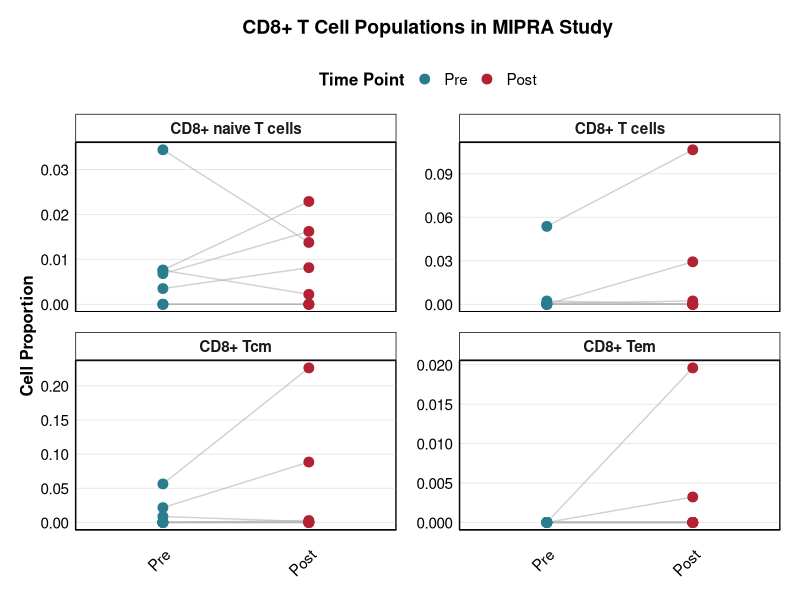

Recreate this plot in R.
# Load required libraries
library(ggplot2)
library(dplyr)
library(tidyr)
library(patchwork)  # For combining plots

# Read the xCell results files
mipra_xcell <- read.csv("deconvolution/xCell/MIPRA_xCell_results.csv", row.names = 1)
telepristone_xcell <- read.csv("deconvolution/xCell/Telepristone_GSE126765_xCell_results.csv", row.names = 1)

# Print column names to check available cell types
print("Available cell types in MIPRA dataset:")
print(colnames(mipra_xcell))

# Add a column to identify the dataset source
mipra_xcell$Dataset <- "MIPRA"
telepristone_xcell$Dataset <- "Telepristone"

## Defining Cell Population Lists ##

# CD4 T cells
cd4_populations <- c(
  "CD4..naive.T.cells",
  "CD4..memory.T.cells",
  "CD4..T.cells",
  "CD4..Tcm",
  "CD4..Tem",
  "Th1.cells",
  "Th2.cells",
  "Tregs"
)

# CD8 T cells
cd8_populations <- c(
  "CD8..T.cells",
  "CD8..Tcm",
  "CD8..Tem",
  "CD8..naive.T.cells"
)

# NK cells
nk_populations <- c(
  "NK.cells",
  "NKT"
)

# B cells
b_populations <- c(
  "B.cells",
  "naive.B.cells",
  "pro.B.cells",
  "Memory.B.cells",
  "Class.switched.memory.B.cells",
  "Plasma.cells"
)

# Myeloid cells
myeloid_populations <- c(
  "Monocytes",
  "Macrophages",
  "Macrophages.M1",
  "Macrophages.M2",
  "DC",
  "cDC",
  "pDC",
  "iDC",
  "aDC"
)

# Granulocytes
granulocyte_populations <- c(
  "Neutrophils",
  "Basophils",
  "Eosinophils",
  "Mast.cells"
)

# Endothelial cells
endothelial_populations <- c(
  "Endothelial.cells",
  "ly.Endothelial.cells",
  "mv.Endothelial.cells"
)

# Epithelial cells
epithelial_populations <- c(
  "Epithelial.cells"
)

# Stromal cells
stromal_populations <- c(
  "Fibroblasts",
  "MSC",
  "Pericytes"
)

#Compiled Scores ## 
compiled_scores <- c(
  "ImmuneScore",
  "StromaScore",
  "MicroenvironmentScore"
)

## Creating Cell Type-Specific Dataframes ##

# Function to extract cell populations and add cell type label
create_cell_df <- function(data, cell_populations, cell_type_name) {
  df <- data %>%
    select(all_of(c(cell_populations, "Dataset"))) %>%
    pivot_longer(cols = all_of(cell_populations),
                names_to = "Cell_Population",
                values_to = "Score") %>%
    mutate(Cell_Type = cell_type_name)
  return(df)
}

# Create individual dataframes for each cell type
cd4_df <- rbind(
  create_cell_df(mipra_xcell, cd4_populations, "CD4 T cells"),
  create_cell_df(telepristone_xcell, cd4_populations, "CD4 T cells")
)

cd8_df <- rbind(
  create_cell_df(mipra_xcell, cd8_populations, "CD8 T cells"),
  create_cell_df(telepristone_xcell, cd8_populations, "CD8 T cells")
)

nk_df <- rbind(
  create_cell_df(mipra_xcell, nk_populations, "NK cells"),
  create_cell_df(telepristone_xcell, nk_populations, "NK cells")
)

b_df <- rbind(
  create_cell_df(mipra_xcell, b_populations, "B cells"),
  create_cell_df(telepristone_xcell, b_populations, "B cells")
)

myeloid_df <- rbind(
  create_cell_df(mipra_xcell, myeloid_populations, "Myeloid cells"),
  create_cell_df(telepristone_xcell, myeloid_populations, "Myeloid cells")
)

granulocyte_df <- rbind(
  create_cell_df(mipra_xcell, granulocyte_populations, "Granulocytes"),
  create_cell_df(telepristone_xcell, granulocyte_populations, "Granulocytes")
)

endothelial_df <- rbind(
  create_cell_df(mipra_xcell, endothelial_populations, "Endothelial cells"),
  create_cell_df(telepristone_xcell, endothelial_populations, "Endothelial cells")
)

epithelial_df <- rbind(
  create_cell_df(mipra_xcell, epithelial_populations, "Epithelial cells"),
  create_cell_df(telepristone_xcell, epithelial_populations, "Epithelial cells")
)

stromal_df <- rbind(
  create_cell_df(mipra_xcell, stromal_populations, "Stromal cells"),
  create_cell_df(telepristone_xcell, stromal_populations, "Stromal cells")
)

# Create compiled scores dataframe
compiled_df <- rbind(
  create_cell_df(mipra_xcell, compiled_scores, "Compiled Scores"),
  create_cell_df(telepristone_xcell, compiled_scores, "Compiled Scores")
)

# Combine all dataframes into one master dataframe
all_cells_df <- rbind(
  cd4_df,
  cd8_df,
  nk_df,
  b_df,
  myeloid_df,
  granulocyte_df,
  endothelial_df,
  epithelial_df,
  stromal_df,
  compiled_df
)


## Defining Patient Populations by Trial## 

#MIPRA 
# Create a list of patient IDs with their pre and post treatment samples
# and their response status
mipra_patient_samples <- list(
    M062 = list(samples = c(pre = "M062B", post = "M062S"), response = "Response"),
    M070 = list(samples = c(pre = "M070B", post = "M070S"), response = "Response"),
    M073 = list(samples = c(pre = "M073B", post = "M073S"), response = "Non-response"),
    M077 = list(samples = c(pre = "M077B", post = "M077S"), response = "Response"),
    M090 = list(samples = c(pre = "M090B", post = "M090S"), response = "Non-response"),
    M094 = list(samples = c(pre = "M094B", post = "M094S"), response = "Non-response"),
    M105 = list(samples = c(pre = "M105B", post = "M105S"), response = "Non-response"),
    M140 = list(samples = c(pre = "M140B", post = "M140S"), response = "Response")
)

#Telepristone 
# Create a list of samples with their clinical information
telepristone_samples <- list(
    GSM3612340 = list(specimen_type = "core needle biospy", treatment = "placebo", er_status = "high positive", pr_status = "high positive", menopause = "postmenopausal"),
    GSM3612341 = list(specimen_type = "surgical specimen", treatment = "placebo", er_status = "high positive", pr_status = "high positive", menopause = "postmenopausal"),
    GSM3612342 = list(specimen_type = "core needle biospy", treatment = "placebo", er_status = "high positive", pr_status = "negative", menopause = "postmenopausal"),
    GSM3612343 = list(specimen_type = "surgical specimen", treatment = "placebo", er_status = "high positive", pr_status = "negative", menopause = "postmenopausal"),
    GSM3612344 = list(specimen_type = "core needle biospy", treatment = "TPA", er_status = "high positive", pr_status = "low positive", menopause = "premenopausal"),
    GSM3612345 = list(specimen_type = "surgical specimen", treatment = "TPA", er_status = "high positive", pr_status = "low positive", menopause = "premenopausal"),
    GSM3612346 = list(specimen_type = "core needle biospy", treatment = "placebo", er_status = "high positive", pr_status = "high positive", menopause = "premenopausal"),
    GSM3612347 = list(specimen_type = "surgical specimen", treatment = "placebo", er_status = "high positive", pr_status = "high positive", menopause = "premenopausal"),
    GSM3612348 = list(specimen_type = "core needle biospy", treatment = "TPA", er_status = "high positive", pr_status = "high positive", menopause = "postmenopausal"),
    GSM3612349 = list(specimen_type = "surgical specimen", treatment = "TPA", er_status = "high positive", pr_status = "high positive", menopause = "postmenopausal"),
    GSM3612350 = list(specimen_type = "core needle biospy", treatment = "placebo", er_status = "high positive", pr_status = "high positive", menopause = "postmenopausal"),
    GSM3612351 = list(specimen_type = "surgical specimen", treatment = "placebo", er_status = "high positive", pr_status = "high positive", menopause = "postmenopausal"),
    GSM3612352 = list(specimen_type = "core needle biospy", treatment = "TPA", er_status = "high positive", pr_status = "negative", menopause = "premenopausal"),
    GSM3612353 = list(specimen_type = "surgical specimen", treatment = "TPA", er_status = "high positive", pr_status = "negative", menopause = "premenopausal"),
    GSM3612354 = list(specimen_type = "core needle biospy", treatment = "placebo", er_status = "high positive", pr_status = "high positive", menopause = "postmenopausal"),
    GSM3612355 = list(specimen_type = "surgical specimen", treatment = "placebo", er_status = "high positive", pr_status = "high positive", menopause = "postmenopausal"),
    GSM3612356 = list(specimen_type = "core needle biospy", treatment = "TPA", er_status = "high positive", pr_status = "high positive", menopause = "postmenopausal"),
    GSM3612357 = list(specimen_type = "surgical specimen", treatment = "TPA", er_status = "high positive", pr_status = "high positive", menopause = "postmenopausal"),
    GSM3612358 = list(specimen_type = "core needle biospy", treatment = "TPA", er_status = "high positive", pr_status = "low positive", menopause = "postmenopausal"),
    GSM3612359 = list(specimen_type = "surgical specimen", treatment = "TPA", er_status = "high positive", pr_status = "low positive", menopause = "postmenopausal"),
    GSM3612360 = list(specimen_type = "core needle biospy", treatment = "placebo", er_status = "high positive", pr_status = "high positive", menopause = "postmenopausal"),
    GSM3612361 = list(specimen_type = "surgical specimen", treatment = "placebo", er_status = "high positive", pr_status = "high positive", menopause = "postmenopausal"),
    GSM3612362 = list(specimen_type = "core needle biospy", treatment = "TPA", er_status = "high positive", pr_status = "high positive", menopause = "premenopausal"),
    GSM3612363 = list(specimen_type = "surgical specimen", treatment = "TPA", er_status = "high positive", pr_status = "high positive", menopause = "premenopausal"),
    GSM3612364 = list(specimen_type = "core needle biospy", treatment = "placebo", er_status = "high positive", pr_status = "high positive", menopause = "postmenopausal"),
    GSM3612365 = list(specimen_type = "surgical specimen", treatment = "placebo", er_status = "high positive", pr_status = "high positive", menopause = "postmenopausal"),
    GSM3612366 = list(specimen_type = "core needle biospy", treatment = "placebo", er_status = "negative", pr_status = "negative", menopause = "postmenopausal"),
    GSM3612367 = list(specimen_type = "surgical specimen", treatment = "placebo", er_status = "negative", pr_status = "negative", menopause = "postmenopausal"),
    GSM3612368 = list(specimen_type = "core needle biospy", treatment = "TPA", er_status = "high positive", pr_status = "high positive", menopause = "postmenopausal"),
    GSM3612369 = list(specimen_type = "surgical specimen", treatment = "TPA", er_status = "high positive", pr_status = "high positive", menopause = "postmenopausal"),
    GSM3612370 = list(specimen_type = "core needle biospy", treatment = "placebo", er_status = "high positive", pr_status = "high positive", menopause = "premenopausal"),
    GSM3612371 = list(specimen_type = "surgical specimen", treatment = "placebo", er_status = "high positive", pr_status = "high positive", menopause = "premenopausal"),
    GSM3612372 = list(specimen_type = "core needle biospy", treatment = "TPA", er_status = "negative", pr_status = "negative", menopause = "premenopausal"),
    GSM3612373 = list(specimen_type = "surgical specimen", treatment = "TPA", er_status = "negative", pr_status = "negative", menopause = "premenopausal"),
    GSM3612374 = list(specimen_type = "core needle biospy", treatment = "placebo", er_status = "high positive", pr_status = "high positive", menopause = "premenopausal"),
    GSM3612375 = list(specimen_type = "surgical specimen", treatment = "placebo", er_status = "high positive", pr_status = "high positive", menopause = "premenopausal"),
    GSM3612376 = list(specimen_type = "core needle biospy", treatment = "placebo", er_status = "high positive", pr_status = "high positive", menopause = "premenopausal"),
    GSM3612377 = list(specimen_type = "surgical specimen", treatment = "placebo", er_status = "high positive", pr_status = "high positive", menopause = "premenopausal"),
    GSM3612378 = list(specimen_type = "core needle biospy", treatment = "placebo", er_status = "high positive", pr_status = "high positive", menopause = "postmenopausal"),
    GSM3612379 = list(specimen_type = "surgical specimen", treatment = "placebo", er_status = "high positive", pr_status = "high positive", menopause = "postmenopausal"),
    GSM3612380 = list(specimen_type = "core needle biospy", treatment = "TPA", er_status = "high positive", pr_status = "high positive", menopause = "postmenopausal"),
    GSM3612381 = list(specimen_type = "surgical specimen", treatment = "TPA", er_status = "high positive", pr_status = "high positive", menopause = "postmenopausal"),
    GSM3612382 = list(specimen_type = "core needle biospy", treatment = "placebo", er_status = "high positive", pr_status = "high positive", menopause = "postmenopausal"),
    GSM3612383 = list(specimen_type = "surgical specimen", treatment = "placebo", er_status = "high positive", pr_status = "high positive", menopause = "postmenopausal"),
    GSM3612384 = list(specimen_type = "core needle biospy", treatment = "TPA", er_status = "high positive", pr_status = "high positive", menopause = "premenopausal"),
    GSM3612385 = list(specimen_type = "surgical specimen", treatment = "TPA", er_status = "high positive", pr_status = "high positive", menopause = "premenopausal"),
    GSM3612386 = list(specimen_type = "core needle biospy", treatment = "placebo", er_status = "high positive", pr_status = "high positive", menopause = "premenopausal"),
    GSM3612387 = list(specimen_type = "surgical specimen", treatment = "placebo", er_status = "high positive", pr_status = "high positive", menopause = "premenopausal"),
    GSM3612388 = list(specimen_type = "core needle biospy", treatment = "TPA", er_status = "high positive", pr_status = "high positive", menopause = "postmenopausal"),
    GSM3612389 = list(specimen_type = "surgical specimen", treatment = "TPA", er_status = "high positive", pr_status = "high positive", menopause = "postmenopausal"),
    GSM3612390 = list(specimen_type = "core needle biospy", treatment = "TPA", er_status = "high positive", pr_status = "negative", menopause = "premenopausal"),
    GSM3612391 = list(specimen_type = "surgical specimen", treatment = "TPA", er_status = "high positive", pr_status = "negative", menopause = "premenopausal"),
    GSM3612392 = list(specimen_type = "core needle biospy", treatment = "placebo", er_status = "high positive", pr_status = "high positive", menopause = "premenopausal"),
    GSM3612393 = list(specimen_type = "surgical specimen", treatment = "placebo", er_status = "high positive", pr_status = "high positive", menopause = "premenopausal"),
    GSM3612394 = list(specimen_type = "core needle biospy", treatment = "placebo", er_status = "high positive", pr_status = "high positive", menopause = "premenopausal"),
    GSM3612395 = list(specimen_type = "surgical specimen", treatment = "placebo", er_status = "high positive", pr_status = "high positive", menopause = "premenopausal"),
    GSM3612396 = list(specimen_type = "core needle biospy", treatment = "TPA", er_status = "high positive", pr_status = "high positive", menopause = "premenopausal"),
    GSM3612397 = list(specimen_type = "surgical specimen", treatment = "TPA", er_status = "high positive", pr_status = "high positive", menopause = "premenopausal"),
    GSM3612398 = list(specimen_type = "core needle biospy", treatment = "TPA", er_status = "high positive", pr_status = "high positive", menopause = "premenopausal"),
    GSM3612399 = list(specimen_type = "surgical specimen", treatment = "TPA", er_status = "high positive", pr_status = "high positive", menopause = "premenopausal"),
    GSM3612400 = list(specimen_type = "core needle biospy", treatment = "placebo", er_status = "high positive", pr_status = "high positive", menopause = "postmenopausal"),
    GSM3612401 = list(specimen_type = "surgical specimen", treatment = "placebo", er_status = "high positive", pr_status = "high positive", menopause = "postmenopausal"),
    GSM3612402 = list(specimen_type = "core needle biospy", treatment = "TPA", er_status = "high positive", pr_status = "high positive", menopause = "premenopausal"),
    GSM3612403 = list(specimen_type = "surgical specimen", treatment = "TPA", er_status = "high positive", pr_status = "high positive", menopause = "premenopausal"),
    GSM3612404 = list(specimen_type = "core needle biospy", treatment = "placebo", er_status = "high positive", pr_status = "high positive", menopause = "premenopausal"),
    GSM3612405 = list(specimen_type = "surgical specimen", treatment = "placebo", er_status = "high positive", pr_status = "high positive", menopause = "premenopausal"),
    GSM3612406 = list(specimen_type = "core needle biospy", treatment = "placebo", er_status = "high positive", pr_status = "high positive", menopause = "premenopausal"),
    GSM3612407 = list(specimen_type = "surgical specimen", treatment = "placebo", er_status = "high positive", pr_status = "high positive", menopause = "premenopausal"),
    GSM3612408 = list(specimen_type = "core needle biospy", treatment = "TPA", er_status = "high positive", pr_status = "high positive", menopause = "premenopausal"),
    GSM3612409 = list(specimen_type = "surgical specimen", treatment = "TPA", er_status = "high positive", pr_status = "high positive", menopause = "premenopausal"),
    GSM3612410 = list(specimen_type = "core needle biospy", treatment = "placebo", er_status = "high positive", pr_status = "high positive", menopause = "postmenopausal"),
    GSM3612411 = list(specimen_type = "surgical specimen", treatment = "placebo", er_status = "high positive", pr_status = "high positive", menopause = "postmenopausal"),
    GSM3612412 = list(specimen_type = "core needle biospy", treatment = "TPA", er_status = "high positive", pr_status = "high positive", menopause = "premenopausal"),
    GSM3612413 = list(specimen_type = "surgical specimen", treatment = "TPA", er_status = "high positive", pr_status = "high positive", menopause = "premenopausal"),
    GSM3612414 = list(specimen_type = "core needle biospy", treatment = "placebo", er_status = "high positive", pr_status = "high positive", menopause = "premenopausal"),
    GSM3612415 = list(specimen_type = "surgical specimen", treatment = "placebo", er_status = "high positive", pr_status = "high positive", menopause = "premenopausal"),
    GSM3612416 = list(specimen_type = "core needle biospy", treatment = "TPA", er_status = "high positive", pr_status = "high positive", menopause = "premenopausal"),
    GSM3612417 = list(specimen_type = "surgical specimen", treatment = "TPA", er_status = "high positive", pr_status = "high positive", menopause = "premenopausal"),
    GSM3612418 = list(specimen_type = "core needle biospy", treatment = "placebo", er_status = "high positive", pr_status = "high positive", menopause = "premenopausal"),
    GSM3612419 = list(specimen_type = "surgical specimen", treatment = "placebo", er_status = "high positive", pr_status = "high positive", menopause = "premenopausal"),
    GSM3612420 = list(specimen_type = "core needle biospy", treatment = "TPA", er_status = "high positive", pr_status = "high positive", menopause = "premenopausal"),
    GSM3612421 = list(specimen_type = "surgical specimen", treatment = "TPA", er_status = "high positive", pr_status = "high positive", menopause = "premenopausal"),
    GSM3612422 = list(specimen_type = "core needle biospy", treatment = "TPA", er_status = "high positive", pr_status = "high positive", menopause = "premenopausal"),
    GSM3612423 = list(specimen_type = "surgical specimen", treatment = "TPA", er_status = "high positive", pr_status = "high positive", menopause = "premenopausal"),
    GSM3612424 = list(specimen_type = "core needle biospy", treatment = "TPA", er_status = "high positive", pr_status = "high positive", menopause = "premenopausal"),
    GSM3612425 = list(specimen_type = "surgical specimen", treatment = "TPA", er_status = "high positive", pr_status = "high positive", menopause = "premenopausal"),
    GSM3612426 = list(specimen_type = "core needle biospy", treatment = "TPA", er_status = "high positive", pr_status = "high positive", menopause = "premenopausal"),
    GSM3612427 = list(specimen_type = "surgical specimen", treatment = "TPA", er_status = "high positive", pr_status = "high positive", menopause = "premenopausal"),
    GSM3612428 = list(specimen_type = "core needle biospy", treatment = "TPA", er_status = "high positive", pr_status = "high positive", menopause = "premenopausal"),
    GSM3612429 = list(specimen_type = "surgical specimen", treatment = "TPA", er_status = "high positive", pr_status = "high positive", menopause = "premenopausal"),
    GSM3612430 = list(specimen_type = "core needle biospy", treatment = "TPA", er_status = "high positive", pr_status = "high positive", menopause = "premenopausal"),
    GSM3612431 = list(specimen_type = "surgical specimen", treatment = "TPA", er_status = "high positive", pr_status = "high positive", menopause = "premenopausal"),
    GSM3612432 = list(specimen_type = "core needle biospy", treatment = "TPA", er_status = "high positive", pr_status = "high positive", menopause = "premenopausal"),
    GSM3612433 = list(specimen_type = "surgical specimen", treatment = "TPA", er_status = "high positive", pr_status = "high positive", menopause = "premenopausal"),
    GSM3612434 = list(specimen_type = "core needle biospy", treatment = "TPA", er_status = "high positive", pr_status = "high positive", menopause = "premenopausal"),
    GSM3612435 = list(specimen_type = "surgical specimen", treatment = "TPA", er_status = "high positive", pr_status = "high positive", menopause = "premenopausal"),
    GSM3612436 = list(specimen_type = "core needle biospy", treatment = "TPA", er_status = "high positive", pr_status = "high positive", menopause = "premenopausal"),
    GSM3612437 = list(specimen_type = "surgical specimen", treatment = "TPA", er_status = "high positive", pr_status = "high positive", menopause = "premenopausal"),
    GSM3612438 = list(specimen_type = "core needle biospy", treatment = "TPA", er_status = "high positive", pr_status = "high positive", menopause = "premenopausal"),
    GSM3612439 = list(specimen_type = "surgical specimen", treatment = "TPA", er_status = "high positive", pr_status = "high positive", menopause = "premenopausal"),
    GSM3612440 = list(specimen_type = "core needle biospy", treatment = "TPA", er_status = "high positive", pr_status = "high positive", menopause = "premenopausal"),
    GSM3612441 = list(specimen_type = "surgical specimen", treatment = "TPA", er_status = "high positive", pr_status = "high positive", menopause = "premenopausal"),
    GSM3612442 = list(specimen_type = "core needle biospy", treatment = "TPA", er_status = "high positive", pr_status = "high positive", menopause = "premenopausal"),
    GSM3612443 = list(specimen_type = "surgical specimen", treatment = "TPA", er_status = "high positive", pr_status = "high positive", menopause = "premenopausal"),
    GSM3612444 = list(specimen_type = "core needle biospy", treatment = "TPA", er_status = "high positive", pr_status = "high positive", menopause = "premenopausal"),
    GSM3612445 = list(specimen_type = "surgical specimen", treatment = "TPA", er_status = "high positive", pr_status = "high positive", menopause = "premenopausal"),
    GSM3612446 = list(specimen_type = "core needle biospy", treatment = "TPA", er_status = "high positive", pr_status = "high positive", menopause = "premenopausal"),
    GSM3612447 = list(specimen_type = "surgical specimen", treatment = "TPA", er_status = "high positive", pr_status = "high positive", menopause = "premenopausal"),
    GSM3612448 = list(specimen_type = "core needle biospy", treatment = "TPA", er_status = "high positive", pr_status = "high positive", menopause = "premenopausal"),
    GSM3612449 = list(specimen_type = "surgical specimen", treatment = "TPA", er_status = "high positive", pr_status = "high positive", menopause = "premenopausal"),
    GSM3612450 = list(specimen_type = "core needle biospy", treatment = "TPA", er_status = "high positive", pr_status = "high positive", menopause = "premenopausal"),
    GSM3612451 = list(specimen_type = "surgical specimen", treatment = "TPA", er_status = "high positive", pr_status = "high positive", menopause = "premenopausal"),
    GSM3612452 = list(specimen_type = "core needle biospy", treatment = "TPA", er_status = "high positive", pr_status = "high positive", menopause = "premenopausal"),
    GSM3612453 = list(specimen_type = "surgical specimen", treatment = "TPA", er_status = "high positive", pr_status = "high positive", menopause = "premenopausal"),
    GSM3612454 = list(specimen_type = "core needle biospy", treatment = "TPA", er_status = "high positive", pr_status = "high positive", menopause = "premenopausal"),
    GSM3612455 = list(specimen_type = "surgical specimen", treatment = "TPA", er_status = "high positive", pr_status = "high positive", menopause = "premenopausal"),
    GSM3612456 = list(specimen_type = "core needle biospy", treatment = "placebo", er_status = "high positive", pr_status = "high positive", menopause = "postmenopausal"),
    GSM3612457 = list(specimen_type = "surgical specimen", treatment = "placebo", er_status = "high positive", pr_status = "high positive", menopause = "postmenopausal"),
    GSM3612458 = list(specimen_type = "core needle biospy", treatment = "placebo", er_status = "high positive", pr_status = "high positive", menopause = "postmenopausal"),
    GSM3612459 = list(specimen_type = "surgical specimen", treatment = "placebo", er_status = "high positive", pr_status = "high positive", menopause = "postmenopausal")
)

#### MIPRA CD8 Spaghetti Plot ### 

# Create enhanced publication-ready theme
publication_theme <- theme_minimal() + theme(
  # Title styling
  plot.title = element_text(size = 14, face = "bold", hjust = 0.5, margin = margin(b = 15)),
  # Axis styling
  axis.title = element_text(size = 12, face = "bold"),
  axis.text = element_text(size = 11, color = "black"),
  axis.text.x = element_text(angle = 45, hjust = 1, margin = margin(t = 10)),
  # Grid styling
  panel.grid.major.x = element_blank(),
  panel.grid.minor = element_blank(),
  # Border styling
  panel.border = element_rect(colour = "black", fill = NA, linewidth = 0.7),
  # Legend styling
  legend.title = element_text(size = 12, face = "bold"),
  legend.text = element_text(size = 11),
  # Margins and background
  plot.margin = unit(c(0.5, 0.5, 0.5, 0.5), "cm"),
  panel.background = element_rect(fill = "white"),
  strip.background = element_rect(fill = "white"),
  strip.text = element_text(size = 12, face = "bold")
)

create_spaghetti_plot <- function(data, x_var, y_var, group_var, 
                                title = NULL, x_lab = NULL, y_lab = NULL,
                                color_palette = NULL) {
  
  # Base plot
  p <- ggplot(data, aes_string(x = x_var, y = y_var, group = group_var)) +
    # Add individual patient lines
    geom_line(color = "gray70", linewidth = 0.5, alpha = 0.6) +
    # Add points for pre and post
    geom_point(aes_string(color = x_var), size = 3) +
    # Facet by cell type
    facet_wrap(~Cell_Type, scales = "free_y", ncol = 2)
  
  # Add custom color palette if provided
  if (!is.null(color_palette)) {
    p <- p + scale_color_manual(values = color_palette)
  }
  
  # Add labels
  p <- p + labs(title = title,
                x = NULL,  # Remove x-axis label since it's clear from the legend
                y = y_lab,
                color = "Time Point")  # Legend title
  
  # Apply publication theme with additional styling
  p <- p + publication_theme + 
    theme(
      panel.grid.major.y = element_line(color = "gray90", linewidth = 0.3),
      panel.grid.major.x = element_blank(),
      axis.line = element_line(color = "black", linewidth = 0.3),
      legend.position = "top",
      # Adjust facet appearance
      strip.text = element_text(size = 11, face = "bold"),
      panel.spacing = unit(1, "lines")
    )
  
  return(p)
}

# Define colors for pre and post (keeping Pre first in legend)
mipra_colors <- c(
  "Pre" = "#2A7D8C",   # Deep Teal
  "Post" = "#B22234"   # Crimson Red
)

# Create a data frame for plotting CD8 T cells
mipra_cd8_data <- data.frame()

# Loop through each patient and get their pre/post samples
for(patient in names(mipra_patient_samples)) {
  pre_sample <- mipra_patient_samples[[patient]]$samples["pre"]
  post_sample <- mipra_patient_samples[[patient]]$samples["post"]
  
  # Get CD8 data for pre samples
  pre_data <- mipra_xcell[pre_sample, cd8_populations] %>%
    as.data.frame() %>%
    pivot_longer(cols = everything(), 
                names_to = "Cell_Type", 
                values_to = "Proportion") %>%
    mutate(
      TimePoint = factor("Pre", levels = c("Pre", "Post")),  # Ensure Pre comes first
      Patient = patient,
      # Clean up the cell type names for display
      Cell_Type = gsub("\\.\\.", "+ ", Cell_Type) %>%
                 gsub("\\.", " ", .)
    )
  
  # Get CD8 data for post samples
  post_data <- mipra_xcell[post_sample, cd8_populations] %>%
    as.data.frame() %>%
    pivot_longer(cols = everything(), 
                names_to = "Cell_Type", 
                values_to = "Proportion") %>%
    mutate(
      TimePoint = factor("Post", levels = c("Pre", "Post")),  # Ensure Pre comes first
      Patient = patient,
      # Clean up the cell type names for display
      Cell_Type = gsub("\\.\\.", "+ ", Cell_Type) %>%
                 gsub("\\.", " ", .)
    )
  
  mipra_cd8_data <- rbind(mipra_cd8_data, pre_data, post_data)
}

# Create the spaghetti plot using the custom function
mipra_cd8_plot <- create_spaghetti_plot(
  data = mipra_cd8_data,
  x_var = "TimePoint",
  y_var = "Proportion",
  group_var = "Patient",
  title = "CD8+ T Cell Populations in MIPRA Study",
  y_lab = "Cell Proportion",
  color_palette = mipra_colors
)

# Create plots directory if it doesn't exist
dir.create("deconvolution/xCell/plots", showWarnings = FALSE, recursive = TRUE)

# Save the plot
ggsave(
  filename = "deconvolution/xCell/plots/MIPRA_CD8_spaghetti.pdf",
  plot = mipra_cd8_plot,
  width = 10,
  height = 8,  # Slightly taller to accommodate facets
  units = "in",
  dpi = 300)